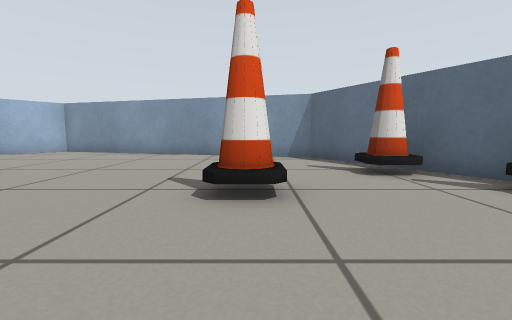
view 1 (above)

16 first-person views from a walk through a Gazebo world. The camera is 0.39 m above the floor, tilts 6° down and sees 90° across. The floor is counted in squares, 0.5 m on a side. Each view is taken from the middle of a square. On the plan, view 1 faces up. The plan holds only what a view shows up to about 9 squares ahead; the rest is blank.

view 2
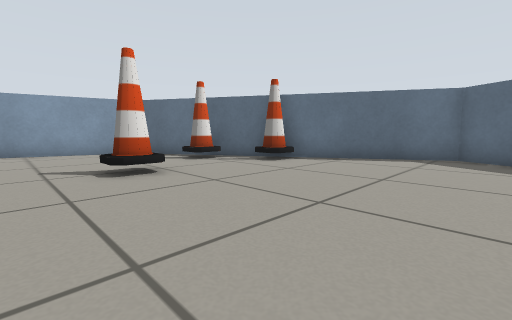

view 3
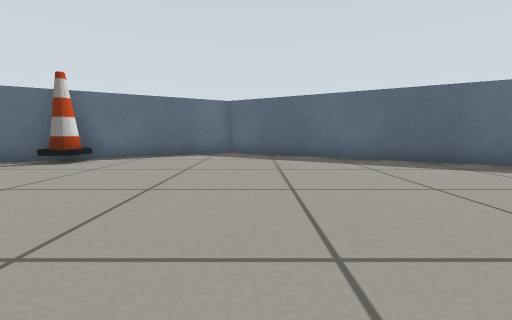

view 4
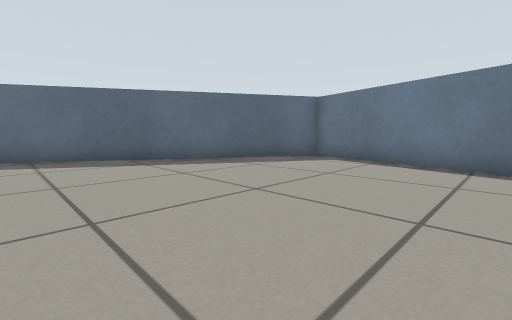

view 5
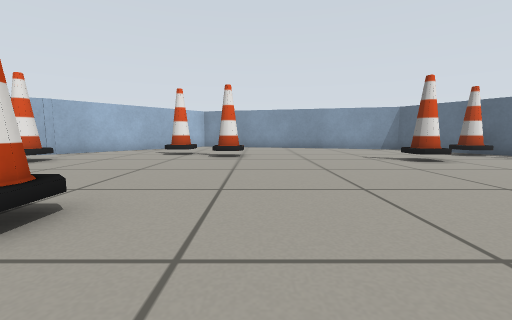

view 6
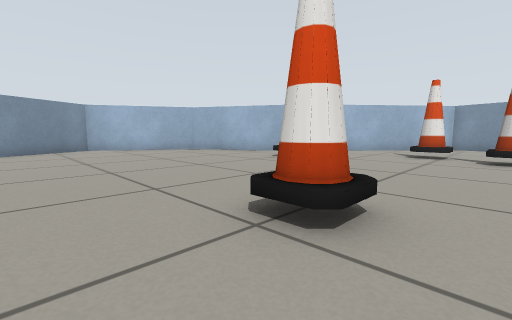

view 7
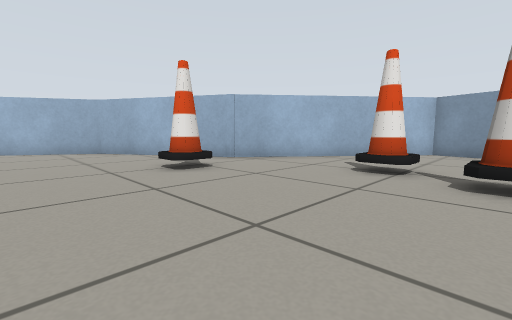

view 8
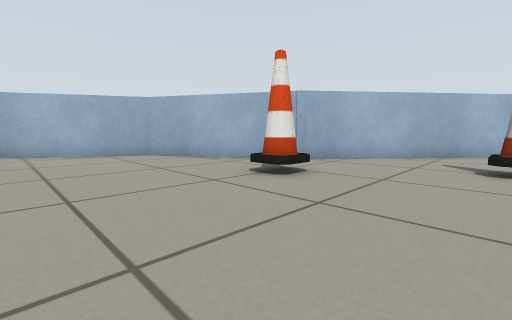

view 9
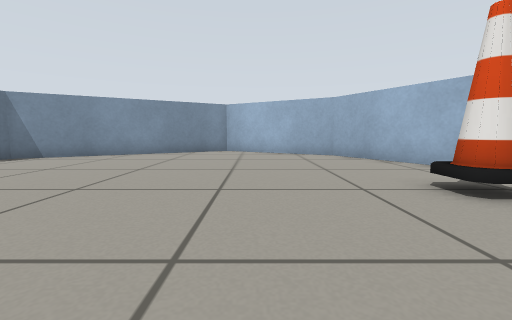

view 10
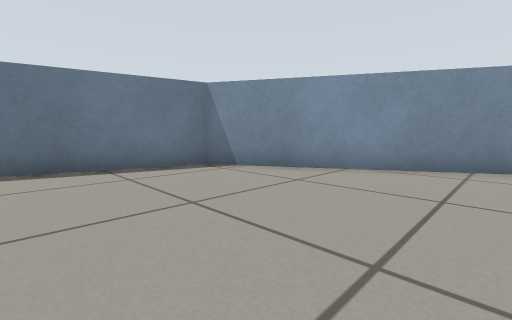

view 11
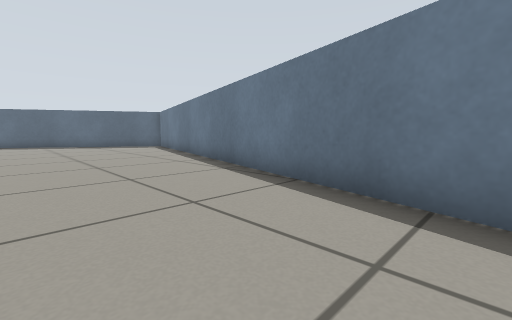

view 12
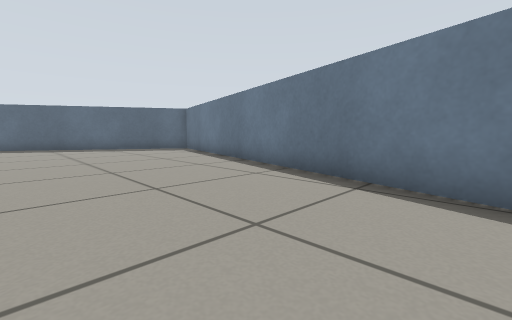

view 13
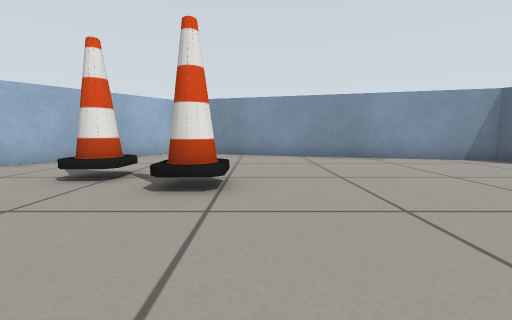

view 14
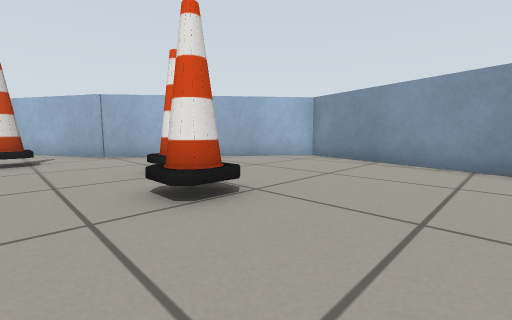

view 15
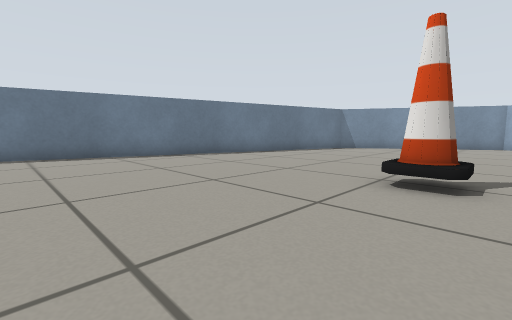

view 16
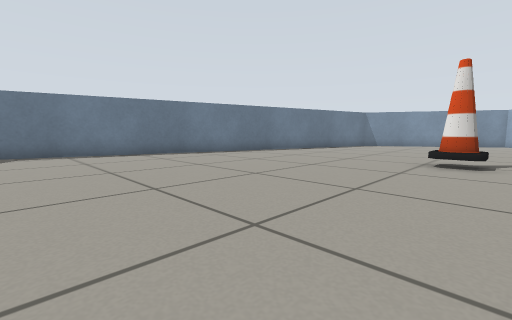

### Floor plan
Points are (right, up) in squares from view 1. A wall is a line through its corners. A room is listed if a view was taken in it or the views show most of it. See-through windows are left out.
Room 1 (views 1, 2, 3, 4, 5, 6, 7, 8, 9, 10, 11, 12, 13, 14, 15, 16)
walls: (-18.8, -2) (-15.7, -7.4) (0.8, -11.8) (7, -1) (1.7, 8.2) (-8, 10.8) (-12.4, 5.3) (-16.9, 2.7) (-19.1, -1)
objects: cone (-12, 3) to (-11, 3); cone (-8, -2) to (-7, -2); cone (-8, 5) to (-8, 6); cone (-6, 5); cone (0, 3) to (0, 4); cone (2, 5) to (3, 5); cone (4, 3)

Positions as (right, up) in squares from view 1, and headings:
1: (0, 0), facing up
2: (-2, -2), facing up-right
3: (-3, -2), facing right
4: (-4, -4), facing down-right
5: (-5, -4), facing up
6: (-6, -4), facing up-left
7: (-6, 0), facing up-left
8: (-8, -1), facing up-left
9: (-8, 0), facing left
10: (-12, -2), facing down-left
11: (-14, -5), facing down-right
12: (-11, -5), facing down-right
13: (-5, 1), facing up
14: (-3, 3), facing up-left
15: (-3, -1), facing down-left
16: (0, -1), facing down-left
